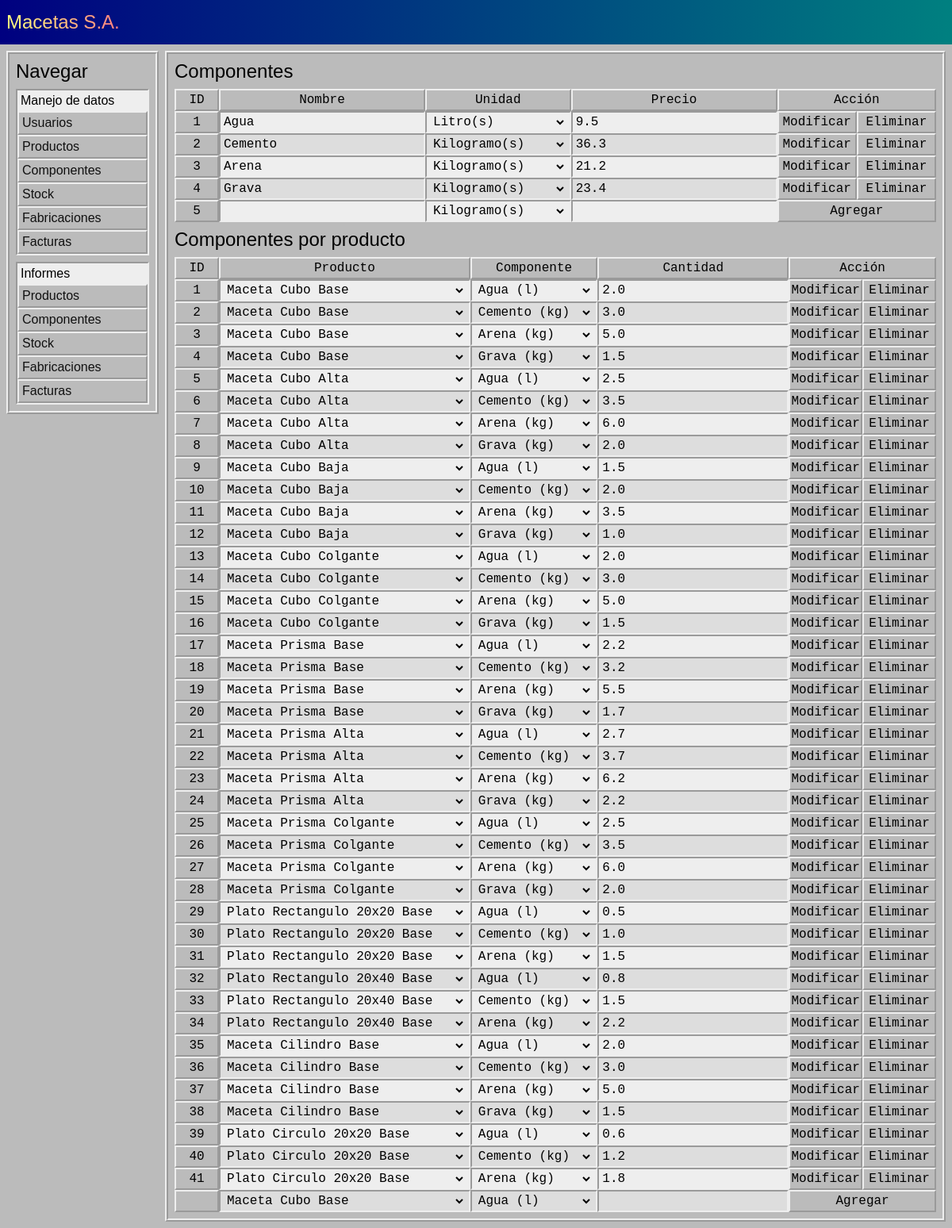
Screenshot of /componentes/ with the database file from the repository.
### tables this page shows
CREATE TABLE componentes (
    id INTEGER PRIMARY KEY AUTOINCREMENT,
    nombre TEXT NOT NULL,
    unidad TEXT NOT NULL,
    precio_costo REAL NOT NULL,
    habilitado INTEGER NOT NULL DEFAULT 1
);

CREATE TABLE componentes_por_producto (
    id INTEGER PRIMARY KEY AUTOINCREMENT,
    id_producto INTEGER NOT NULL,
    id_componente INTEGER NOT NULL,
    cantidad REAL NOT NULL,
    habilitado INTEGER NOT NULL DEFAULT 1,
    FOREIGN KEY(id_producto) REFERENCES productos(id),
    FOREIGN KEY(id_componente) REFERENCES componentes(id)
);

### app.py (the view)
@APP.route('/componentes/', methods=['GET'])
def Template_Componentes():
    try:
        session['mensajes']
    except KeyError:
        session['mensajes'] = []
    return render_template('/componentes.html', mensajes=session['mensajes'])

### app.py (called while the page is built)
def Get_DB():
    DB = getattr(g, '_database', None)
    if DB is None:
        DB = g._database = sqlite3.connect(DATABASE)
    return DB

@APP.teardown_appcontext
def Close_DB(exception):
    DB = getattr(g, '_database', None)
    if DB is not None:
        DB.close()

@APP.context_processor
def Inyectar_Datos():
    DB = Get_DB()
    Usuario = fun.Usuario(DB)
    Producto = fun.Producto(DB)
    Componente = fun.Componente(DB)
    Componente_Por_Producto = fun.Componente_Por_Producto(DB)
    return dict(
        roles = Usuario.getRoles(),
        usuarios = Usuario.getAll(),
        usuario_siguiente = Usuario.getNext(),
        productos_habilitados = Producto.getEnabled(),
        producto_siguiente = Producto.getNext(),
        productos_lista = Producto.getList(),
        unidades = Componente.getUnidades(),
        componentes_habilitados = Componente.getEnabled(),
        componente_siguiente = Componente.getNext(),
        componentes_lista = Componente.getList(),
        componentes_por_producto_habilitados = Componente_Por_Producto.getEnabled(),
        componentes_por_producto_siguiente = Componente_Por_Producto.getNext(),
    )

### funciones.py (called while the page is built)
    def getAll(self):
        self.CUR.execute('SELECT * FROM usuarios')
        query = self.CUR.fetchall()
        usuarios = {}
        for id, username, password, nombres, rol in query:
            usuario = {
                'username' : username,
                'password' : password,
                'nombres' : nombres,
                'rol' : rol
            }
            usuarios[id] = usuario
        return usuarios

    def getRoles(self):
        return ['Administrador', 'Gerente', 'Encargado', 'Operario']

    def getNext(self):
        try:
            id = self.DB.execute('SELECT seq + 1 FROM sqlite_sequence WHERE name = "usuarios"').fetchone()[0]
        except TypeError:
            return 1
        return id

    def getNext(self):
        try:
            id = self.DB.execute('SELECT seq + 1 FROM sqlite_sequence WHERE name = "productos"').fetchone()[0]
        except TypeError:
            return 1
        return id

    def getList(self):
        self.CUR.execute("SELECT id, tipo || ' ' || nombre || ' ' || modelo FROM productos WHERE habilitado = 1")
        query = self.CUR.fetchall()
        productos = {}
        for id, texto in query:
            productos[id] = texto
        return productos

### templates/componentes.html (shortened to what this page needs)
<!DOCTYPE html>
<html lang="en">
<head>
    <link rel='stylesheet' href="{{ url_for('static', filename='style.css') }}">
</head>
<body>
    {% include 'header.html' %}
    {% include 'aside.html' %}
    <main>
        <legend>Componentes</legend>
        <table>
            <thead>
                <tr>
                    <th class="id">ID</th>
                    <th>Nombre</th>
                    <th>Unidad</th>
                    <th>Precio</th>
                    <th>Acción</th>
                </tr>
            </thead>
            <tbody>
                {% if componentes_habilitados %}
                    {% for id, componente in componentes_habilitados.items() %}
                        <tr>
                            <form action="{{ url_for('Modificar_Componente') }}" method="post">
                                <th class="id">
                                    <input type="text" name="id" value="{{ id }}" readonly>
                                </th>
                                <td>
                                    <input type="text" name="nombre" value="{{ componente['nombre'] }}" required>
                                </td>
                                <td>
                                    <select name="unidad">
                                        {% for simbolo, unidad in unidades.items() %}
                                            {% if simbolo == componente['unidad'] %}
                                                <option selected value="{{ simbolo }}">{{ unidad }}</option>
                                            {% else %}
                                                <option value="{{ simbolo }}">{{ unidad }}</option>
                                            {% endif %}
                                        {% endfor %}
                                    </select>
                                </td>
                                <td>
                                    <input type="number" name="precio_costo" value="{{ componente['precio_costo'] }}" required min="0" step="0.1" onmousewheel="controlRueda(event, this, 0.1)">
                                </td>
                                <th class="columnaAcciones">
                                    <span>
                                        <input type="submit" value="Modificar">
                                        <input type="submit" value="Eliminar" formaction="{{ url_for('Eliminar_Componente') }}">
                                    </span>
                                </th>
                            </form>
                        </tr>
                    {% endfor %}
                {% endif %}
                <tr>
                    <form action="{{ url_for('Agregar_Componente') }}" method="post">
                        <th>
                            {{ componente_siguiente }}
                        </th>
                        <td>
                            <input type="text" name="nombre" required>
                        </td>
                        <td>
                            <select name="unidad" required>
                                {% for simbolo, unidad in unidades.items() %}
                                    <option value="{{ simbolo }}">{{ unidad }}</option>
                                {% endfor %}
                            </select>
                        </td>
                        <td>
                            <input type="number" name="precio_costo" required min="0" step="0.1" onmousewheel="controlRueda(event, this, 0.1)">
                        </td>
                        <th class="columnaAcciones">
                            <span>
                                <input type="submit" value="Agregar">
                            </span>
                        </th>
                    </form>
                </tr>
            </tbody>
        </table>
        <legend>Componentes por producto</legend>
        <table>
            <thead>
                <tr>
                    <th class="id">ID</th>
                    <th>Producto</th>
                    <th>Componente</th>
                    <th>Cantidad</th>
                    <th>Acción</th>
                </tr>
            </thead>
            <tbody>
                {% if componentes_por_producto_habilitados %}
                    {% for id, componente in componentes_por_producto_habilitados.items() %}
                        <tr>
                            <form action="{{ url_for('Modificar_Componente_Por_Producto') }}" method="post">
                                <th class="id">
                                    <input type="text" name="id" value="{{ id }}" readonly>
                                </th>
                                <td>
                                    <select name="id_producto" required>
                                        {% for id_producto, texto in productos_lista.items() %}
                                            {% if id_producto == componente['id_producto'] %}
                                                <option selected value="{{ id_producto }}">{{ texto }}</option>
                                            {% else %}
                                                <option value="{{ id_producto }}">{{ texto }}</option>
                                            {% endif %}
                                        {% endfor %}
                                    </select>
                                </td>
                                <td>
                                    <select name="id_componente" required>
                                        {% for id_componente, texto in componentes_lista.items() %}
                                            {% if id_componente == componente['id_componente'] %}
                                                <option selected value="{{ id_componente }}">{{ texto }}</option>
                                            {% else %}
                                                <option value="{{ id_componente }}">{{ texto }}</option>
                                            {% endif %}
                                        {% endfor %}
                                    </select>
                                </td>
                                <td>
                                    <input type="number" name="cantidad" value="{{ componente['cantidad'] }}" required min="0" step="0.1" onmousewheel="controlRueda(event, this, 0.1)">
                                </td>
                                <th class="columnaAcciones">
                                    <span>
                                        <input type="submit" value="Modificar">
                                        <input type="submit" value="Eliminar" formaction="{{ url_for('Eliminar_Componente_Por_Producto') }}">
                                    </span>
                                </th>
                            </form>
                        </tr>
                    {% endfor %}
                {% endif %}
                <tr>
                    <form action="{{ url_for('Agregar_Componente_Por_Producto') }}" method="post">
                        <th>
                        </th>
                        <td>
                            <select name="id_producto" required>
                                {% for id, producto in productos_lista.items() %}
                                    <option value="{{ id }}">{{ producto }}</option>
                                {% endfor %}
                            </select>
                        </td>
                        <td>
                            <select name="id_componente" required>
                                {% for id, componente in componentes_lista.items() %}
                                    <option value="{{ id }}">{{ componente }}</option>
                                {% endfor %}
                            </select>
                        </td>
                        <td>
                            <input type="number" name="cantidad" required min="0" step="0.1" onmousewheel="controlRueda(event, this, 0.1)">
                        </td>
                        <th class="columnaAcciones">
                            <span>
                                <input type="submit" value="Agregar">
                            </span>
                        </th>
                    </form>
                </tr>
            </tbody>
        </table>
    </main>
</body>
</html>

### static/style.css (style rules this page uses)
* { margin: 0; padding: 0; font-family: sans-serif; }
html { --color-celeste: #008080; --color-azul: #000080; --color-negro: #111; --color-grisoscuro: #808080; --color-gris: #BBB; --color-grisclaro: #DDD; --color-blanco: #EEE; --borde-raised: 2px outset var(--color-blanco); --borde-sunken: 2px inset var(--color-blanco); --borde-grooved: 4px groove var(--color-blanco); --borde-ridged: 4px ridge var(--color-blanco); --fuente-grande: 1.5rem; background-color: var(--color-gris); min-height: 100dvh; }
body { padding: 0.5rem; display: grid; grid-template-areas: 'header header' 'aside main'; grid-template-columns: 12rem 1fr; grid-template-rows: 3rem auto; row-gap: 0.5rem; column-gap: 0.5rem; }
main { grid-area: main; padding: 0.5rem; display: flex; row-gap: 0.5rem; flex-direction: column; border: var(--borde-ridged); }
legend { font-size: var(--fuente-grande); }
table { width: 100%; border-spacing: 0; }
table * { font-family: monospace; font-size: 1rem; }
table th { border: var(--borde-raised); font-weight: normal; height: 1.5rem; padding: 0 2px; }
table th.id { width: 3rem; }
table th.id input { text-align: center; }
table td { border: var(--borde-sunken); background-color: var(--color-blanco); height: 1.5rem; padding: 0 0.25rem; }
table tr:nth-child(even) td { background-color: var(--color-grisclaro); }
table .columnaAcciones { border: unset; padding: 0; }
table .columnaAcciones span { display: flex; flex-direction: row; height: 100%; }
table input { width: 100%; outline: none; }
table input[type=text], table input[type=password], table input[type=number] { background: none; border: none; }
table input[type=button], table input[type=submit] { background: var(--color-gris); border: var(--borde-raised); }
table select { background: none; border: none; width: 100%; outline: none; }

### rows the page displays
componentes: nombre "Agua", unidad "Litro(s)"
componentes: nombre "Cemento", unidad "Kilogramo(s)"
componentes: nombre "Arena", unidad "Kilogramo(s)"
componentes: nombre "Grava", unidad "Kilogramo(s)"
componentes_por_producto: id_producto "Maceta Cubo Base", id_componente "Agua (l)", cantidad "2.0"
componentes_por_producto: id_producto "Maceta Cubo Base", id_componente "Cemento (kg)", cantidad "3.0"
componentes_por_producto: id_producto "Maceta Cubo Base", id_componente "Arena (kg)", cantidad "5.0"
componentes_por_producto: id_producto "Maceta Cubo Base", id_componente "Grava (kg)", cantidad "1.5"
componentes_por_producto: id_producto "Maceta Cubo Alta", id_componente "Agua (l)", cantidad "2.5"
componentes_por_producto: id_producto "Maceta Cubo Alta", id_componente "Cemento (kg)", cantidad "3.5"
componentes_por_producto: id_producto "Maceta Cubo Alta", id_componente "Arena (kg)", cantidad "6.0"
componentes_por_producto: id_producto "Maceta Cubo Alta", id_componente "Grava (kg)", cantidad "2.0"
componentes_por_producto: id_producto "Maceta Cubo Baja", id_componente "Agua (l)", cantidad "1.5"
componentes_por_producto: id_producto "Maceta Cubo Baja", id_componente "Cemento (kg)", cantidad "2.0"
componentes_por_producto: id_producto "Maceta Cubo Baja", id_componente "Arena (kg)", cantidad "3.5"
componentes_por_producto: id_producto "Maceta Cubo Baja", id_componente "Grava (kg)", cantidad "1.0"
componentes_por_producto: id_producto "Maceta Cubo Colgante", id_componente "Agua (l)", cantidad "2.0"
componentes_por_producto: id_producto "Maceta Cubo Colgante", id_componente "Cemento (kg)", cantidad "3.0"
componentes_por_producto: id_producto "Maceta Cubo Colgante", id_componente "Arena (kg)", cantidad "5.0"
componentes_por_producto: id_producto "Maceta Cubo Colgante", id_componente "Grava (kg)", cantidad "1.5"
componentes_por_producto: id_producto "Maceta Prisma Base", id_componente "Agua (l)", cantidad "2.2"
componentes_por_producto: id_producto "Maceta Prisma Base", id_componente "Cemento (kg)", cantidad "3.2"
componentes_por_producto: id_producto "Maceta Prisma Base", id_componente "Arena (kg)", cantidad "5.5"
componentes_por_producto: id_producto "Maceta Prisma Base", id_componente "Grava (kg)", cantidad "1.7"
componentes_por_producto: id_producto "Maceta Prisma Alta", id_componente "Agua (l)", cantidad "2.7"
componentes_por_producto: id_producto "Maceta Prisma Alta", id_componente "Cemento (kg)", cantidad "3.7"
componentes_por_producto: id_producto "Maceta Prisma Alta", id_componente "Arena (kg)", cantidad "6.2"
componentes_por_producto: id_producto "Maceta Prisma Alta", id_componente "Grava (kg)", cantidad "2.2"
componentes_por_producto: id_producto "Maceta Prisma Colgante", id_componente "Agua (l)", cantidad "2.5"
componentes_por_producto: id_producto "Maceta Prisma Colgante", id_componente "Cemento (kg)", cantidad "3.5"
componentes_por_producto: id_producto "Maceta Prisma Colgante", id_componente "Arena (kg)", cantidad "6.0"
componentes_por_producto: id_producto "Maceta Prisma Colgante", id_componente "Grava (kg)", cantidad "2.0"
componentes_por_producto: id_producto "Plato Rectangulo 20x20 Base", id_componente "Agua (l)", cantidad "0.5"
componentes_por_producto: id_producto "Plato Rectangulo 20x20 Base", id_componente "Cemento (kg)", cantidad "1.0"
componentes_por_producto: id_producto "Plato Rectangulo 20x20 Base", id_componente "Arena (kg)", cantidad "1.5"
componentes_por_producto: id_producto "Plato Rectangulo 20x40 Base", id_componente "Agua (l)", cantidad "0.8"
componentes_por_producto: id_producto "Plato Rectangulo 20x40 Base", id_componente "Cemento (kg)", cantidad "1.5"
componentes_por_producto: id_producto "Plato Rectangulo 20x40 Base", id_componente "Arena (kg)", cantidad "2.2"
componentes_por_producto: id_producto "Maceta Cilindro Base", id_componente "Agua (l)", cantidad "2.0"
componentes_por_producto: id_producto "Maceta Cilindro Base", id_componente "Cemento (kg)", cantidad "3.0"
componentes_por_producto: id_producto "Maceta Cilindro Base", id_componente "Arena (kg)", cantidad "5.0"
componentes_por_producto: id_producto "Maceta Cilindro Base", id_componente "Grava (kg)", cantidad "1.5"
componentes_por_producto: id_producto "Plato Circulo 20x20 Base", id_componente "Agua (l)", cantidad "0.6"
componentes_por_producto: id_producto "Plato Circulo 20x20 Base", id_componente "Cemento (kg)", cantidad "1.2"
componentes_por_producto: id_producto "Plato Circulo 20x20 Base", id_componente "Arena (kg)", cantidad "1.8"

### other values shown
{{ componente_siguiente }} "5"
form field unidad "Kilogramo(s)"
form field id_producto "Maceta Cubo Base"
form field id_componente "Agua (l)"
